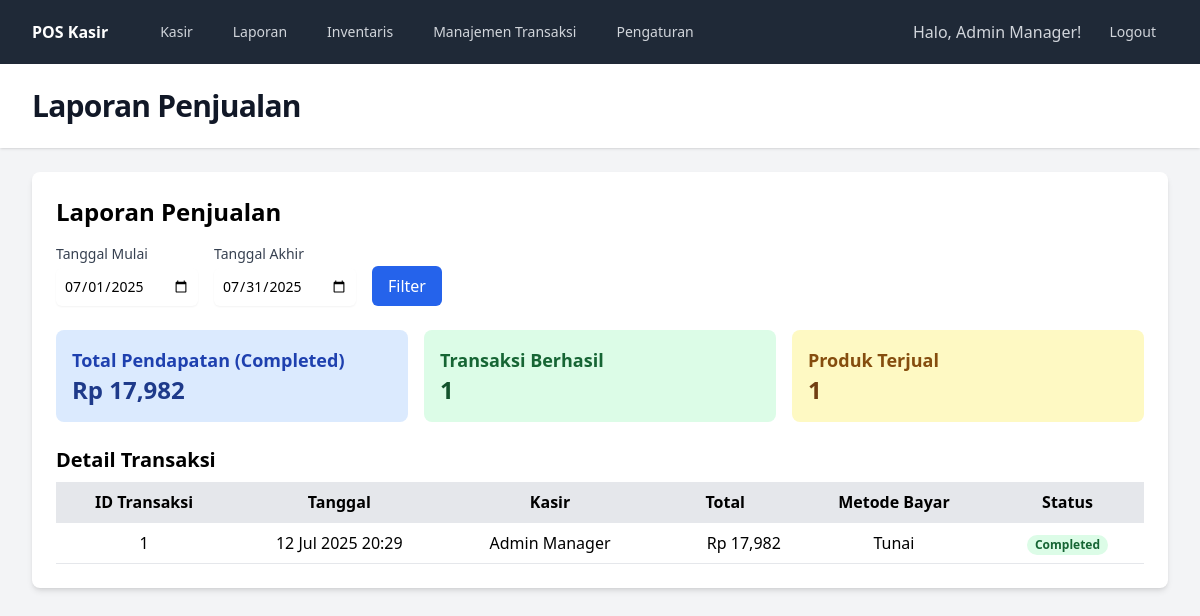
Page /reports (signed in) on the earlier database version.
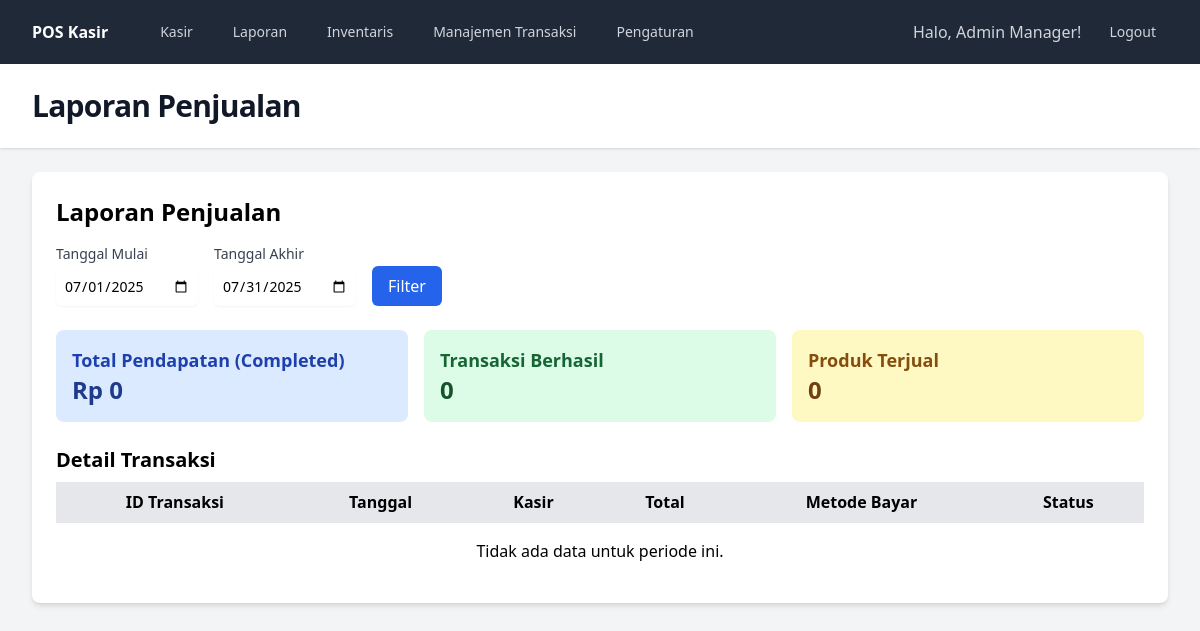
Same page on the later database version.
### tables this page shows
CREATE TABLE transactions (
    id INTEGER PRIMARY KEY AUTOINCREMENT,
    employee_id INTEGER NOT NULL,
    final_amount REAL NOT NULL,
    payment_method TEXT NOT NULL,
    status TEXT DEFAULT 'Completed',
    transaction_date DATETIME DEFAULT CURRENT_TIMESTAMP,
    FOREIGN KEY (employee_id) REFERENCES employees(id)
);

CREATE TABLE employees (
    id INTEGER PRIMARY KEY AUTOINCREMENT,
    name TEXT NOT NULL,
    username TEXT NOT NULL UNIQUE,
    password TEXT NOT NULL,
    role_id INTEGER,
    is_active INTEGER DEFAULT 1,
    FOREIGN KEY (role_id) REFERENCES roles(id)
);

### src/views/reports/sales.php (the view)
<div class="bg-white p-6 rounded-lg shadow-md">
    <h2 class="text-2xl font-bold mb-4">Laporan Penjualan</h2>
    <div class="mb-6">
        <form method="GET" action="/reports" class="flex items-end space-x-4">
            <div>
                <label for="start_date" class="block text-sm font-medium text-gray-700">Tanggal Mulai</label>
                <input type="date" name="start_date" id="start_date" value="<?= htmlspecialchars($startDate) ?>" class="mt-1 block w-full rounded-md border-gray-300 shadow-sm focus:border-indigo-500 focus:ring-indigo-500 sm:text-sm p-2">
            </div>
            <div>
                <label for="end_date" class="block text-sm font-medium text-gray-700">Tanggal Akhir</label>
                <input type="date" name="end_date" id="end_date" value="<?= htmlspecialchars($endDate) ?>" class="mt-1 block w-full rounded-md border-gray-300 shadow-sm focus:border-indigo-500 focus:ring-indigo-500 sm:text-sm p-2">
            </div>
            <button type="submit" class="bg-blue-600 text-white px-4 py-2 rounded-md hover:bg-blue-700">Filter</button>
        </form>
    </div>
    <div class="grid grid-cols-1 md:grid-cols-3 gap-4 mb-6">
        <div class="bg-blue-100 p-4 rounded-lg">
            <h3 class="text-lg font-semibold text-blue-800">Total Pendapatan (Completed)</h3>
            <p class="text-2xl font-bold text-blue-900">Rp <?= number_format($summary['total_revenue'] ?? 0) ?></p>
        </div>
        <div class="bg-green-100 p-4 rounded-lg">
            <h3 class="text-lg font-semibold text-green-800">Transaksi Berhasil</h3>
            <p class="text-2xl font-bold text-green-900"><?= $summary['total_transactions'] ?? 0 ?></p>
        </div>
        <div class="bg-yellow-100 p-4 rounded-lg">
            <h3 class="text-lg font-semibold text-yellow-800">Produk Terjual</h3>
            <p class="text-2xl font-bold text-yellow-900"><?= $summary['total_items_sold'] ?? 0 ?></p>
        </div>
    </div>
    <h3 class="text-xl font-bold mb-2">Detail Transaksi</h3>
    <div class="overflow-x-auto">
        <table class="min-w-full bg-white">
            <thead class="bg-gray-200">
                <tr>
                    <th class="py-2 px-4 border-b">ID Transaksi</th>
                    <th class="py-2 px-4 border-b">Tanggal</th>
                    <th class="py-2 px-4 border-b">Kasir</th>
                    <th class="py-2 px-4 border-b">Total</th>
                    <th class="py-2 px-4 border-b">Metode Bayar</th>
                    <th class="py-2 px-4 border-b">Status</th>
                </tr>
            </thead>
            <tbody>
                <?php foreach ($transactions as $tx): ?>
                <tr class="hover:bg-gray-50">
                    <td class="py-2 px-4 border-b text-center"><?= $tx['id'] ?></td>
                    <td class="py-2 px-4 border-b text-center"><?= date('d M Y H:i', strtotime($tx['transaction_date'])) ?></td>
                    <td class="py-2 px-4 border-b text-center"><?= htmlspecialchars($tx['employee_name']) ?></td>
                    <td class="py-2 px-4 border-b text-right">Rp <?= number_format($tx['final_amount']) ?></td>
                    <td class="py-2 px-4 border-b text-center"><?= htmlspecialchars($tx['payment_method']) ?></td>
                    <td class="py-2 px-4 border-b text-center">
                        <span class="px-2 inline-flex text-xs leading-5 font-semibold rounded-full
                            <?= $tx['status'] === 'Completed' ? 'bg-green-100 text-green-800' : '' ?>
                            <?= $tx['status'] === 'Voided' ? 'bg-red-100 text-red-800' : '' ?>
                            <?= $tx['status'] === 'Refunded' ? 'bg-yellow-100 text-yellow-800' : '' ?>
                        ">
                            <?= htmlspecialchars($tx['status']) ?>
                        </span>
                    </td>
                </tr>
                <?php endforeach; ?>
                 <?php if (empty($transactions)): ?>
                    <tr>
                        <td colspan="6" class="text-center py-4">Tidak ada data untuk periode ini.</td>
                    </tr>
                <?php endif; ?>
            </tbody>
        </table>
    </div>
</div>

### public/index.php (shortened to what this page needs)
<?php
$requestUri = strtok($_SERVER["REQUEST_URI"], '?');
function render_view($viewName, $layout, $data = []) {
    extract($data);
    require __DIR__ . '/../src/views/layouts/' . $layout . '.php';
}
$db = Database::getInstance()->getConnection();
switch ($requestUri) {
    case '/reports':
        $startDate = $_GET['start_date'] ?? date('Y-m-01');
        $endDate = $_GET['end_date'] ?? date('Y-m-t');
        $startDateQuery = $startDate . ' 00:00:00';
        $endDateQuery = $endDate . ' 23:59:59';
        $stmt = $db->prepare(
            "SELECT t.*, e.name as employee_name
             FROM transactions t
             JOIN employees e ON t.employee_id = e.id
             WHERE t.transaction_date BETWEEN ? AND ?
             ORDER BY t.transaction_date DESC"
        );
        $stmt->execute([$startDateQuery, $endDateQuery]);
        $transactions = $stmt->fetchAll();
        $stmt = $db->prepare(
            "SELECT
                SUM(final_amount) as total_revenue,
                COUNT(id) as total_transactions,
                (SELECT SUM(quantity)
                 FROM transaction_items
                 WHERE transaction_id IN (
                    SELECT id FROM transactions
                    WHERE transaction_date BETWEEN ? AND ? AND status = 'Completed'
                 )) as total_items_sold
             FROM transactions
             WHERE transaction_date BETWEEN ? AND ? AND status = 'Completed'"
        );
        $stmt->execute([$startDateQuery, $endDateQuery, $startDateQuery, $endDateQuery]);
        $summary = $stmt->fetch();
        render_view('reports/sales', 'app', [
            'title' => 'Laporan Penjualan',
            'transactions' => $transactions,
            'summary' => $summary,
            'startDate' => $startDate,
            'endDate' => $endDate
        ]);
        break;
}

### src/views/layouts/app.php (shortened to what this page needs)
<!DOCTYPE html>
<html lang="id" class="h-full bg-gray-100">
<head>
    <script src="https://cdn.tailwindcss.com"></script>
</head>
<body class="h-full">
    <div class="min-h-full">
        <nav class="bg-gray-800">
            <div class="mx-auto max-w-7xl px-4 sm:px-6 lg:px-8">
                <div class="flex h-16 items-center justify-between">
                    <div class="flex items-center">
                        <div class="flex-shrink-0">
                            <h1 class="text-white font-bold">POS Kasir</h1>
                        </div>
                        <div class="hidden md:block">
                            <div class="ml-10 flex items-baseline space-x-4">
                                <a href="/" class="text-gray-300 hover:bg-gray-700 hover:text-white rounded-md px-3 py-2 text-sm font-medium">Kasir</a>
                                <?php if (isset($_SESSION['role_id']) && $_SESSION['role_id'] == 1) :  ?>
                                <a href="/reports" class="text-gray-300 hover:bg-gray-700 hover:text-white rounded-md px-3 py-2 text-sm font-medium">Laporan</a>
                                <a href="/inventory" class="text-gray-300 hover:bg-gray-700 hover:text-white rounded-md px-3 py-2 text-sm font-medium">Inventaris</a>
                                <a href="/reports/transactions" class="text-gray-300 hover:bg-gray-700 hover:text-white rounded-md px-3 py-2 text-sm font-medium">Manajemen Transaksi</a>
                                <a href="/settings" class="text-gray-300 hover:bg-gray-700 hover:text-white rounded-md px-3 py-2 text-sm font-medium">Pengaturan</a>
                                <?php endif; ?>
                            </div>
                        </div>
                    </div>
                    <div class="hidden md:block">
                       <div class="ml-4 flex items-center md:ml-6">
                            <span class="text-gray-300 mr-4">Halo, <?= htmlspecialchars($_SESSION['user_name'] ?? 'Guest') ?>!</span>
                            <a href="/logout" class="text-gray-300 hover:bg-gray-700 hover:text-white rounded-md px-3 py-2 text-sm font-medium">Logout</a>
                       </div>
                    </div>
                </div>
            </div>
        </nav>
        <header class="bg-white shadow">
            <div class="mx-auto max-w-7xl px-4 py-6 sm:px-6 lg:px-8">
                <h1 class="text-3xl font-bold tracking-tight text-gray-900"><?= $title ?? 'Dashboard' ?></h1>
            </div>
        </header>
        <main>
            <div class="mx-auto max-w-7xl py-6 sm:px-6 lg:px-8">
                <?php include $view; ?>
            </div>
        </main>
    </div>
</body>
</html>

Differences in the rows shown:
removed transactions: id "1", transaction_date "12 Jul 2025 20:29", employee.name "Admin Manager", final_amount "17,982", payment_method "Tunai", status "Completed"
Other differences:
$summary['total_revenue']: "17,982" → "0"
$summary['total_transactions']: "1" → "0"
$summary['total_items_sold']: "1" → "0"
text now shown: "Tidak ada data untuk periode ini."
